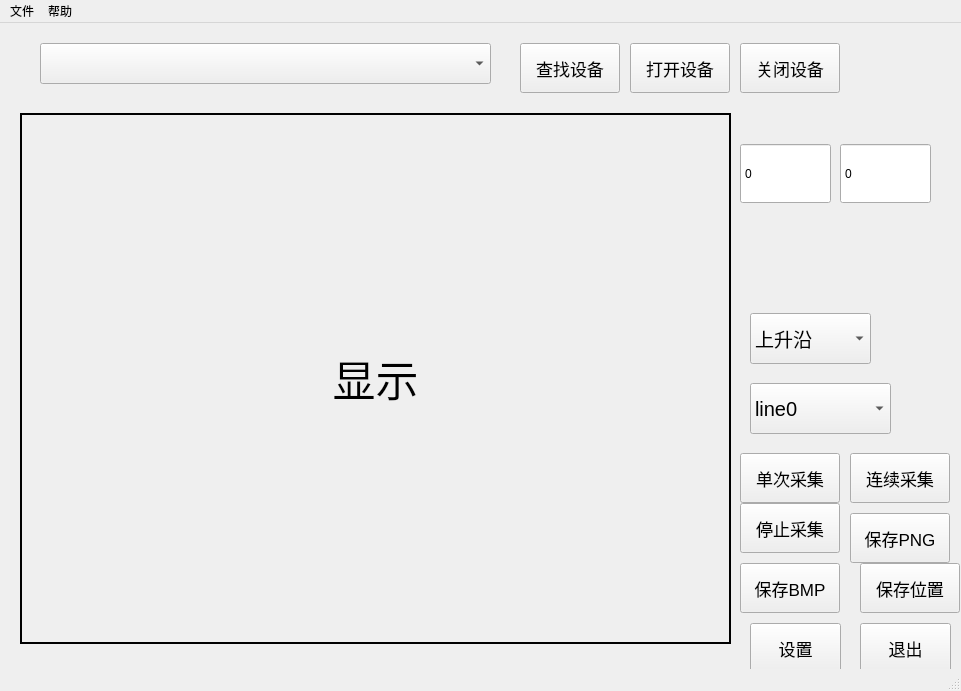
<?xml version="1.0" encoding="UTF-8"?>
<ui version="4.0">
 <class>control_window</class>
 <widget class="QMainWindow" name="control_window">
  <property name="geometry">
   <rect>
    <x>0</x>
    <y>0</y>
    <width>961</width>
    <height>691</height>
   </rect>
  </property>
  <property name="windowTitle">
   <string>MainWindow</string>
  </property>
  <widget class="QWidget" name="centralwidget">
   <widget class="QPushButton" name="Advanced_Button">
    <property name="geometry">
     <rect>
      <x>750</x>
      <y>600</y>
      <width>91</width>
      <height>51</height>
     </rect>
    </property>
    <property name="font">
     <font>
      <pointsize>13</pointsize>
     </font>
    </property>
    <property name="text">
     <string>设置</string>
    </property>
   </widget>
   <widget class="QWidget" name="gridLayoutWidget">
    <property name="geometry">
     <rect>
      <x>20</x>
      <y>90</y>
      <width>711</width>
      <height>531</height>
     </rect>
    </property>
    <layout class="QGridLayout" name="gridLayout">
     <item row="0" column="0">
      <widget class="QLabel" name="label_show_">
       <property name="font">
        <font>
         <pointsize>32</pointsize>
        </font>
       </property>
       <property name="frameShape">
        <enum>QFrame::Shape::Box</enum>
       </property>
       <property name="lineWidth">
        <number>2</number>
       </property>
       <property name="text">
        <string>显示</string>
       </property>
       <property name="textFormat">
        <enum>Qt::TextFormat::PlainText</enum>
       </property>
       <property name="alignment">
        <set>Qt::AlignmentFlag::AlignCenter</set>
       </property>
      </widget>
     </item>
    </layout>
   </widget>
   <widget class="QComboBox" name="choose_devices">
    <property name="geometry">
     <rect>
      <x>40</x>
      <y>20</y>
      <width>451</width>
      <height>41</height>
     </rect>
    </property>
   </widget>
   <widget class="QPushButton" name="find_device">
    <property name="geometry">
     <rect>
      <x>520</x>
      <y>20</y>
      <width>100</width>
      <height>50</height>
     </rect>
    </property>
    <property name="font">
     <font>
      <pointsize>13</pointsize>
     </font>
    </property>
    <property name="text">
     <string>查找设备</string>
    </property>
   </widget>
   <widget class="QPushButton" name="open_device">
    <property name="geometry">
     <rect>
      <x>630</x>
      <y>20</y>
      <width>100</width>
      <height>50</height>
     </rect>
    </property>
    <property name="font">
     <font>
      <pointsize>13</pointsize>
     </font>
    </property>
    <property name="text">
     <string>打开设备</string>
    </property>
   </widget>
   <widget class="QPushButton" name="close_device">
    <property name="geometry">
     <rect>
      <x>740</x>
      <y>20</y>
      <width>100</width>
      <height>50</height>
     </rect>
    </property>
    <property name="font">
     <font>
      <pointsize>13</pointsize>
     </font>
    </property>
    <property name="text">
     <string>关闭设备</string>
    </property>
   </widget>
   <widget class="QPushButton" name="single_acquisition">
    <property name="geometry">
     <rect>
      <x>740</x>
      <y>430</y>
      <width>100</width>
      <height>50</height>
     </rect>
    </property>
    <property name="font">
     <font>
      <pointsize>13</pointsize>
     </font>
    </property>
    <property name="text">
     <string>单次采集</string>
    </property>
   </widget>
   <widget class="QPushButton" name="continuous_acquisition">
    <property name="geometry">
     <rect>
      <x>850</x>
      <y>430</y>
      <width>100</width>
      <height>50</height>
     </rect>
    </property>
    <property name="font">
     <font>
      <pointsize>13</pointsize>
     </font>
    </property>
    <property name="text">
     <string>连续采集</string>
    </property>
   </widget>
   <widget class="QPushButton" name="stops_acquisition">
    <property name="geometry">
     <rect>
      <x>740</x>
      <y>480</y>
      <width>100</width>
      <height>50</height>
     </rect>
    </property>
    <property name="font">
     <font>
      <pointsize>13</pointsize>
     </font>
    </property>
    <property name="text">
     <string>停止采集</string>
    </property>
   </widget>
   <widget class="QPushButton" name="save_BMP">
    <property name="geometry">
     <rect>
      <x>740</x>
      <y>540</y>
      <width>100</width>
      <height>50</height>
     </rect>
    </property>
    <property name="font">
     <font>
      <pointsize>13</pointsize>
     </font>
    </property>
    <property name="text">
     <string>保存BMP</string>
    </property>
   </widget>
   <widget class="QPushButton" name="save_PNG">
    <property name="geometry">
     <rect>
      <x>850</x>
      <y>490</y>
      <width>100</width>
      <height>50</height>
     </rect>
    </property>
    <property name="font">
     <font>
      <pointsize>13</pointsize>
     </font>
    </property>
    <property name="text">
     <string>保存PNG</string>
    </property>
   </widget>
   <widget class="QSpinBox" name="weightphoto">
    <property name="geometry">
     <rect>
      <x>740</x>
      <y>120</y>
      <width>91</width>
      <height>61</height>
     </rect>
    </property>
    <property name="buttonSymbols">
     <enum>QAbstractSpinBox::ButtonSymbols::NoButtons</enum>
    </property>
    <property name="maximum">
     <number>5000</number>
    </property>
   </widget>
   <widget class="QSpinBox" name="highphoto">
    <property name="geometry">
     <rect>
      <x>840</x>
      <y>120</y>
      <width>91</width>
      <height>61</height>
     </rect>
    </property>
    <property name="buttonSymbols">
     <enum>QAbstractSpinBox::ButtonSymbols::NoButtons</enum>
    </property>
    <property name="maximum">
     <number>5000</number>
    </property>
   </widget>
   <widget class="QPushButton" name="Exit_Button">
    <property name="geometry">
     <rect>
      <x>860</x>
      <y>600</y>
      <width>91</width>
      <height>51</height>
     </rect>
    </property>
    <property name="font">
     <font>
      <pointsize>13</pointsize>
     </font>
    </property>
    <property name="text">
     <string>退出</string>
    </property>
   </widget>
   <widget class="QComboBox" name="TriggerSource">
    <property name="geometry">
     <rect>
      <x>750</x>
      <y>360</y>
      <width>141</width>
      <height>51</height>
     </rect>
    </property>
    <property name="font">
     <font>
      <pointsize>15</pointsize>
     </font>
    </property>
    <item>
     <property name="text">
      <string>line0</string>
     </property>
    </item>
    <item>
     <property name="text">
      <string>line2</string>
     </property>
    </item>
    <item>
     <property name="text">
      <string>计数器触发</string>
     </property>
    </item>
    <item>
     <property name="text">
      <string>软件触发</string>
     </property>
    </item>
    <item>
     <property name="text">
      <string>频率转换器触发</string>
     </property>
    </item>
   </widget>
   <widget class="QComboBox" name="TriggerMode">
    <property name="geometry">
     <rect>
      <x>750</x>
      <y>290</y>
      <width>121</width>
      <height>51</height>
     </rect>
    </property>
    <property name="font">
     <font>
      <pointsize>14</pointsize>
     </font>
    </property>
    <item>
     <property name="text">
      <string>上升沿</string>
     </property>
    </item>
    <item>
     <property name="text">
      <string>下降沿</string>
     </property>
    </item>
    <item>
     <property name="text">
      <string>高电平</string>
     </property>
    </item>
    <item>
     <property name="text">
      <string>低电平</string>
     </property>
    </item>
   </widget>
   <widget class="QPushButton" name="save_location">
    <property name="geometry">
     <rect>
      <x>860</x>
      <y>540</y>
      <width>100</width>
      <height>50</height>
     </rect>
    </property>
    <property name="font">
     <font>
      <pointsize>13</pointsize>
     </font>
    </property>
    <property name="text">
     <string>保存位置</string>
    </property>
   </widget>
  </widget>
  <widget class="QMenuBar" name="menubar">
   <property name="geometry">
    <rect>
     <x>0</x>
     <y>0</y>
     <width>961</width>
     <height>22</height>
    </rect>
   </property>
   <widget class="QMenu" name="menu">
    <property name="title">
     <string>文件</string>
    </property>
    <addaction name="actionnew"/>
    <addaction name="separator"/>
    <addaction name="actionexit"/>
   </widget>
   <widget class="QMenu" name="menu_2">
    <property name="title">
     <string>帮助</string>
    </property>
    <addaction name="actionSerialHelper"/>
    <addaction name="separator"/>
    <addaction name="actionabout"/>
   </widget>
   <addaction name="menu"/>
   <addaction name="menu_2"/>
  </widget>
  <widget class="QStatusBar" name="statusbar"/>
  <action name="actionSerialHelper">
   <property name="text">
    <string>串口助手</string>
   </property>
  </action>
  <action name="actionabout">
   <property name="text">
    <string>关于</string>
   </property>
  </action>
  <action name="actionnew">
   <property name="text">
    <string>新建</string>
   </property>
  </action>
  <action name="actionexit">
   <property name="text">
    <string>退出</string>
   </property>
  </action>
 </widget>
 <resources/>
 <connections/>
</ui>
